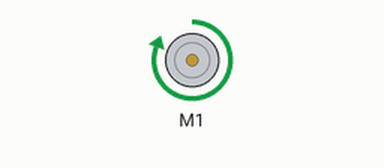
Recording of a sketch running on a simulated Arduino Uno, built with avr-gcc and run on an emulated ATmega328P. On the bench: DC motor (green arrow = forward, orange = backward, longer = faster).

Above: at 1.0 s.
At 3.0 s:
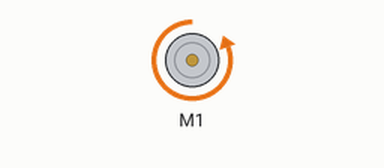
At 5.0 s:
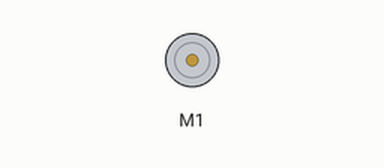
Timing chart, 0 to 7.8 s (numbered marks = the images above):
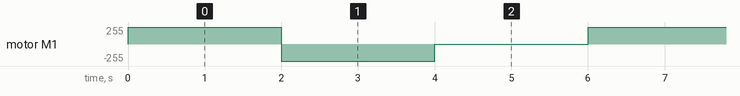

The sketch:

06_AF_Motor_Shield.ino
```cpp
#include <AFMotor.h>

// define the motors
AF_DCMotor motor(1);

void setup() {
  // motor speed can vary from 0 to 255
  motor.setSpeed(255);

  // initialize the serial port
  Serial.begin(9600);
}

void loop() {
  // move motor forward
  motor.run(FORWARD);
  delay(2000);

  // move motor backwards
  motor.run(BACKWARD);
  delay(2000);

  // stop the motor
  motor.run(RELEASE);
  delay(2000);
}
```

Measured:
- by itself, motor M1: repeats every 6.0 s: backward 255/255 2.0 s, stopped 2.0 s, forward 255/255 2.0 s
